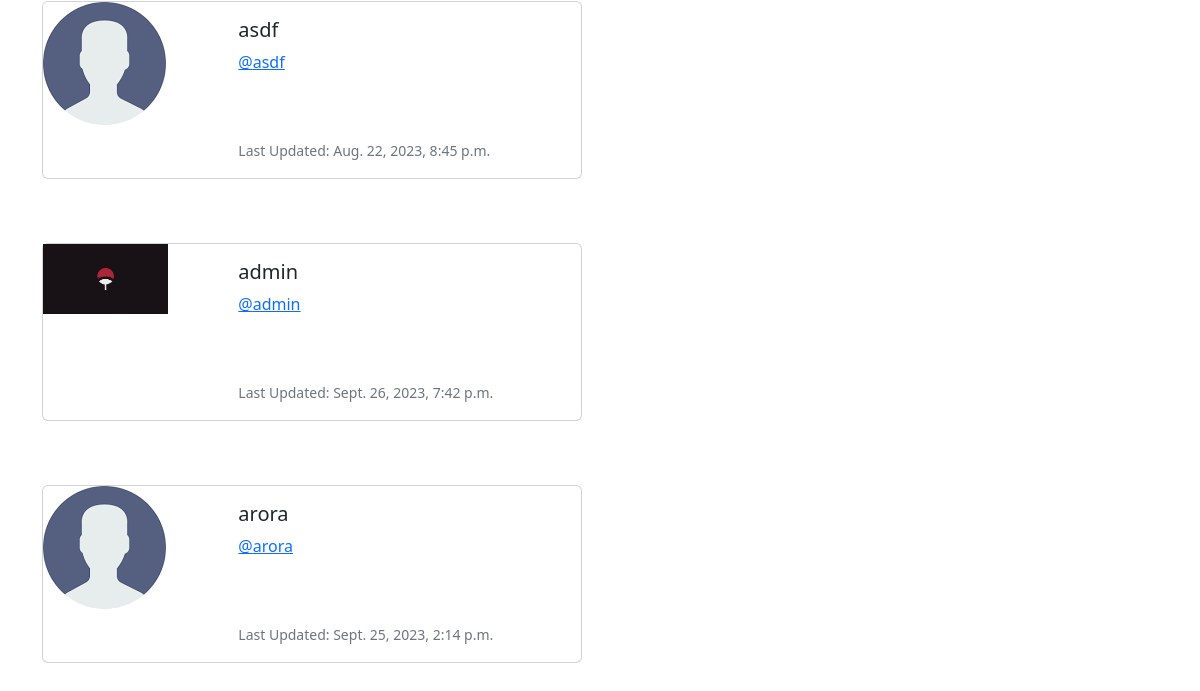
The app's page /profile_list/ (signed in, lower part), older data.
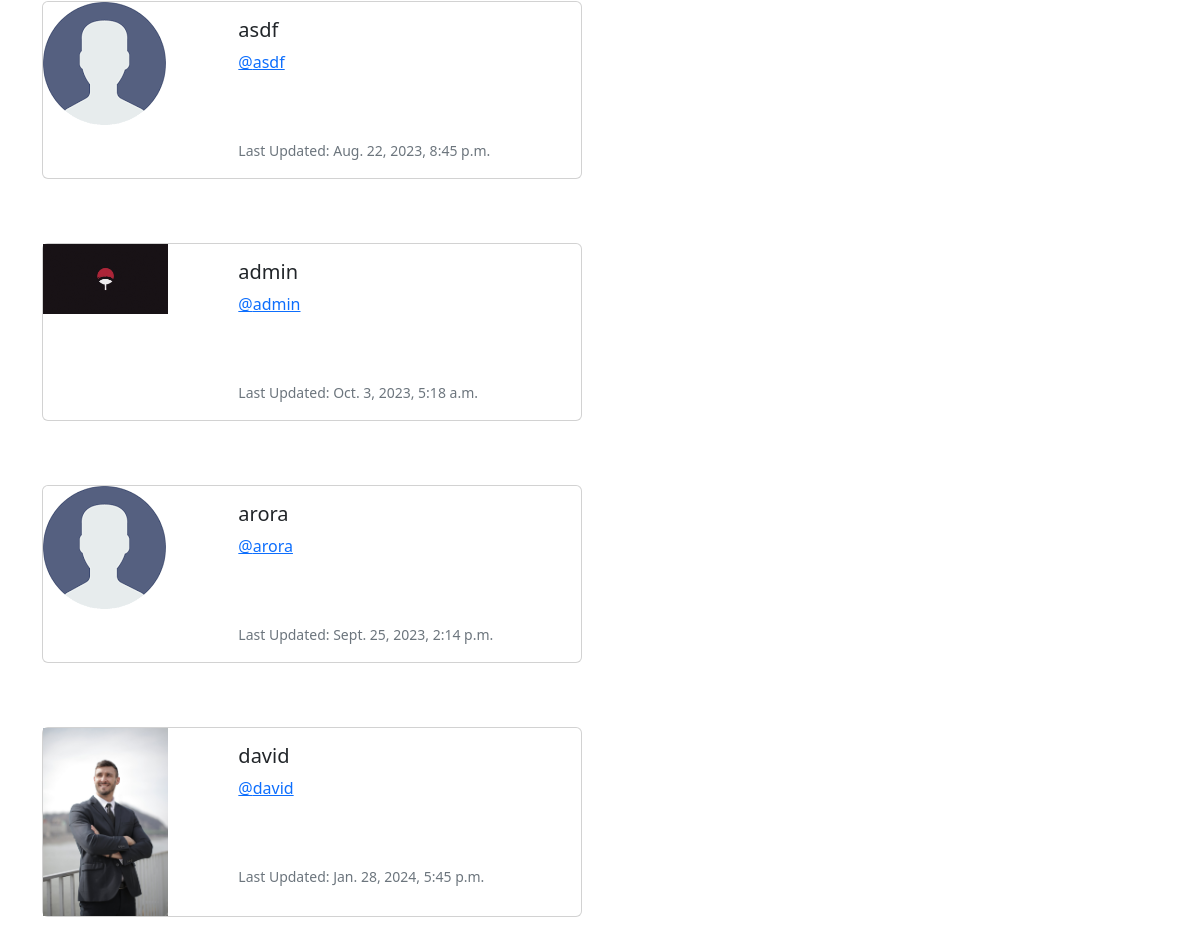
The same page, newer data.
### musker/models.py (models this page shows, shortened)
class Profile(models.Model):
    user = models.OneToOneField(User, on_delete=models.CASCADE)
    follows = models.ManyToManyField('self',
        related_name="followed_by",
        symmetrical=False,
        blank=True)
    date_modified = models.DateTimeField(User, auto_now=True)
    profile_image = models.ImageField(null=True, blank=True, upload_to="images/")

### musker/views.py (the view)
# urls.py: path("profile_list/", views.profile_list, name='profile_list'),
def profile_list(request):
    if request.user.is_authenticated:
        profiles = Profile.objects.exclude(user=request.user)
        return render(request, "profile_list.html", {"profiles":profiles})
    else:
        messages.success(request, ("you must be logged in to view this page"))
        return redirect("home")

### musker/templates/profile_list.html (shortened to what this page needs)
{% extends "base.html"%} {% load static %} {% block content %}
<br />
{% if profiles %} {% for profile in profiles %}
<div class="card mb-3" style="max-width: 540px">
  <div class="row g-0">
    <div class="col-md-4">
      {% if profile.profile_image %}
      <img
        src="{{ profile.profile_image.url }}"
        width="125"
        height="125"
        class="img-fluid"
        alt="{{profile.user.username}}"
      />
      {% else %}
      <img
        src="{% static 'images/dummy.png' %}"
        class="img-fluid rounded-start"
        alt="default profile"
      />
      {% endif %}
    </div>
    <div class="col-md-8">
      <div class="card-body">
        <h5 class="card-title">{{ profile.user.username }}</h5>
        <p class="card-text">
          <a href="{% url 'profile' profile.user.id %}"
            >@{{ profile.user.username|lower}}</a
          >
        </p>
        <br /><br />
        <p class="card-text">
          <small class="text-muted"
            >Last Updated: {{ profile.date_modified}}</small
          >
        </p>
      </div>
    </div>
  </div>
</div>
<br /><br />
{% endfor %} {% endif %} {% endblock %}

Row changes from the older to the newer data that the page shows:
changed Profile "admin": date_modified "Sept. 26, 2023, 7:42 p.m." → "Oct. 3, 2023, 5:18 a.m."
added Profile: profile_image (picture), user.username "david", date_modified "Jan. 28, 2024, 5:45 p.m."
